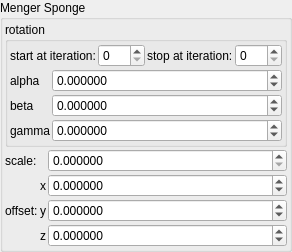
    <widget class="QGroupBox" name="groupBox_3">
     <property name="title">
      <string>Menger Sponge</string>
     </property>
     <layout class="QVBoxLayout" name="verticalLayout_5" stretch="0,0">
      <property name="spacing">
       <number>2</number>
      </property>
      <property name="leftMargin">
       <number>2</number>
      </property>
      <property name="topMargin">
       <number>2</number>
      </property>
      <property name="rightMargin">
       <number>2</number>
      </property>
      <property name="bottomMargin">
       <number>2</number>
      </property>
      <item>
       <widget class="QGroupBox" name="groupBox_4">
        <property name="title">
         <string>rotation</string>
        </property>
        <layout class="QVBoxLayout" name="verticalLayout_6" stretch="0,0">
         <property name="spacing">
          <number>2</number>
         </property>
         <property name="leftMargin">
          <number>2</number>
         </property>
         <property name="topMargin">
          <number>2</number>
         </property>
         <property name="rightMargin">
          <number>2</number>
         </property>
         <property name="bottomMargin">
          <number>2</number>
         </property>
         <item>
          <layout class="QHBoxLayout" name="horizontalLayout_19" stretch="0,1,0,1">
           <item>
            <widget class="QLabel" name="label_100">
             <property name="text">
              <string>start at iteration:</string>
             </property>
            </widget>
           </item>
           <item>
            <widget class="MySpinBox" name="spinboxInt_transf_start_iterations_R">
             <property name="sizePolicy">
              <sizepolicy hsizetype="Minimum" vsizetype="Maximum">
               <horstretch>0</horstretch>
               <verstretch>0</verstretch>
              </sizepolicy>
             </property>
             <property name="minimum">
              <number>0</number>
             </property>
             <property name="maximum">
              <number>999</number>
             </property>
             <property name="value">
              <number>0</number>
             </property>
            </widget>
           </item>
           <item>
            <widget class="QLabel" name="label_72">
             <property name="text">
              <string>stop at iteration:</string>
             </property>
            </widget>
           </item>
           <item>
            <widget class="MySpinBox" name="spinboxInt_transf_stop_iterations_R1">
             <property name="sizePolicy">
              <sizepolicy hsizetype="Preferred" vsizetype="Maximum">
               <horstretch>0</horstretch>
               <verstretch>0</verstretch>
              </sizepolicy>
             </property>
             <property name="maximum">
              <number>999</number>
             </property>
            </widget>
           </item>
          </layout>
         </item>
         <item>
          <layout class="QGridLayout" name="gridLayout_48" columnstretch="0,1">
           <property name="spacing">
            <number>2</number>
           </property>
           <item row="0" column="0">
            <widget class="QLabel" name="label_46">
             <property name="text">
              <string notr="true">alpha</string>
             </property>
            </widget>
           </item>
           <item row="1" column="0">
            <widget class="QLabel" name="label_44">
             <property name="text">
              <string notr="true">beta</string>
             </property>
            </widget>
           </item>
           <item row="2" column="0">
            <widget class="QLabel" name="label_45">
             <property name="text">
              <string notr="true">gamma</string>
             </property>
            </widget>
           </item>
           <item row="0" column="1">
            <widget class="MyDoubleSpinBox" name="spinboxd3_transf_rotation_x">
             <property name="sizePolicy">
              <sizepolicy hsizetype="Minimum" vsizetype="Maximum">
               <horstretch>0</horstretch>
               <verstretch>0</verstretch>
              </sizepolicy>
             </property>
             <property name="prefix">
              <string/>
             </property>
             <property name="suffix">
              <string/>
             </property>
             <property name="decimals">
              <number>6</number>
             </property>
             <property name="minimum">
              <double>-36000.000000000000000</double>
             </property>
             <property name="maximum">
              <double>36000.000000000000000</double>
             </property>
             <property name="singleStep">
              <double>1.000000000000000</double>
             </property>
            </widget>
           </item>
           <item row="1" column="1">
            <widget class="MyDoubleSpinBox" name="spinboxd3_transf_rotation_y">
             <property name="sizePolicy">
              <sizepolicy hsizetype="Minimum" vsizetype="Maximum">
               <horstretch>0</horstretch>
               <verstretch>0</verstretch>
              </sizepolicy>
             </property>
             <property name="prefix">
              <string/>
             </property>
             <property name="suffix">
              <string/>
             </property>
             <property name="decimals">
              <number>6</number>
             </property>
             <property name="minimum">
              <double>-36000.000000000000000</double>
             </property>
             <property name="maximum">
              <double>36000.000000000000000</double>
             </property>
             <property name="singleStep">
              <double>1.000000000000000</double>
             </property>
            </widget>
           </item>
           <item row="2" column="1">
            <widget class="MyDoubleSpinBox" name="spinboxd3_transf_rotation_z">
             <property name="sizePolicy">
              <sizepolicy hsizetype="Minimum" vsizetype="Maximum">
               <horstretch>0</horstretch>
               <verstretch>0</verstretch>
              </sizepolicy>
             </property>
             <property name="prefix">
              <string/>
             </property>
             <property name="suffix">
              <string/>
             </property>
             <property name="decimals">
              <number>6</number>
             </property>
             <property name="minimum">
              <double>-36000.000000000000000</double>
             </property>
             <property name="maximum">
              <double>36000.000000000000000</double>
             </property>
             <property name="singleStep">
              <double>1.000000000000000</double>
             </property>
            </widget>
           </item>
          </layout>
         </item>
        </layout>
       </widget>
      </item>
      <item>
       <layout class="QGridLayout" name="gridLayout_9" columnstretch="0,0,1">
        <item row="3" column="2">
         <widget class="MyDoubleSpinBox" name="spinbox3_transf_offset_111_y">
          <property name="sizePolicy">
           <sizepolicy hsizetype="Minimum" vsizetype="Maximum">
            <horstretch>0</horstretch>
            <verstretch>0</verstretch>
           </sizepolicy>
          </property>
          <property name="prefix">
           <string/>
          </property>
          <property name="suffix">
           <string/>
          </property>
          <property name="decimals">
           <number>6</number>
          </property>
          <property name="minimum">
           <double>-99.989999999999995</double>
          </property>
          <property name="maximum">
           <double>99.989999999999995</double>
          </property>
          <property name="singleStep">
           <double>0.100000000000000</double>
          </property>
         </widget>
        </item>
        <item row="4" column="2">
         <widget class="MyDoubleSpinBox" name="spinbox3_transf_offset_111_z">
          <property name="sizePolicy">
           <sizepolicy hsizetype="Minimum" vsizetype="Maximum">
            <horstretch>0</horstretch>
            <verstretch>0</verstretch>
           </sizepolicy>
          </property>
          <property name="prefix">
           <string/>
          </property>
          <property name="suffix">
           <string/>
          </property>
          <property name="decimals">
           <number>6</number>
          </property>
          <property name="minimum">
           <double>-99.989999999999995</double>
          </property>
          <property name="maximum">
           <double>99.989999999999995</double>
          </property>
          <property name="singleStep">
           <double>0.100000000000000</double>
          </property>
         </widget>
        </item>
        <item row="2" column="1">
         <widget class="QLabel" name="label_112">
          <property name="text">
           <string notr="true">x</string>
          </property>
         </widget>
        </item>
        <item row="3" column="0">
         <widget class="QLabel" name="label_255">
          <property name="text">
           <string>offset:</string>
          </property>
         </widget>
        </item>
        <item row="2" column="2">
         <widget class="MyDoubleSpinBox" name="spinbox3_transf_offset_111_x">
          <property name="sizePolicy">
           <sizepolicy hsizetype="Minimum" vsizetype="Maximum">
            <horstretch>0</horstretch>
            <verstretch>0</verstretch>
           </sizepolicy>
          </property>
          <property name="prefix">
           <string/>
          </property>
          <property name="suffix">
           <string/>
          </property>
          <property name="decimals">
           <number>6</number>
          </property>
          <property name="minimum">
           <double>-99.989999999999995</double>
          </property>
          <property name="maximum">
           <double>99.989999999999995</double>
          </property>
          <property name="singleStep">
           <double>0.100000000000000</double>
          </property>
         </widget>
        </item>
        <item row="3" column="1">
         <widget class="QLabel" name="label_113">
          <property name="text">
           <string notr="true">y</string>
          </property>
         </widget>
        </item>
        <item row="4" column="1">
         <widget class="QLabel" name="label_114">
          <property name="text">
           <string notr="true">z</string>
          </property>
         </widget>
        </item>
        <item row="1" column="2">
         <widget class="MyDoubleSpinBox" name="spinbox_transf_scale_3">
          <property name="sizePolicy">
           <sizepolicy hsizetype="Minimum" vsizetype="Maximum">
            <horstretch>0</horstretch>
            <verstretch>0</verstretch>
           </sizepolicy>
          </property>
          <property name="prefix">
           <string/>
          </property>
          <property name="suffix">
           <string/>
          </property>
          <property name="decimals">
           <number>6</number>
          </property>
          <property name="minimum">
           <double>0.000000000000000</double>
          </property>
          <property name="maximum">
           <double>99.989999999999995</double>
          </property>
          <property name="singleStep">
           <double>0.100000000000000</double>
          </property>
         </widget>
        </item>
        <item row="1" column="0">
         <widget class="QLabel" name="label_64">
          <property name="text">
           <string>scale:</string>
          </property>
         </widget>
        </item>
       </layout>
      </item>
     </layout>
    </widget>
